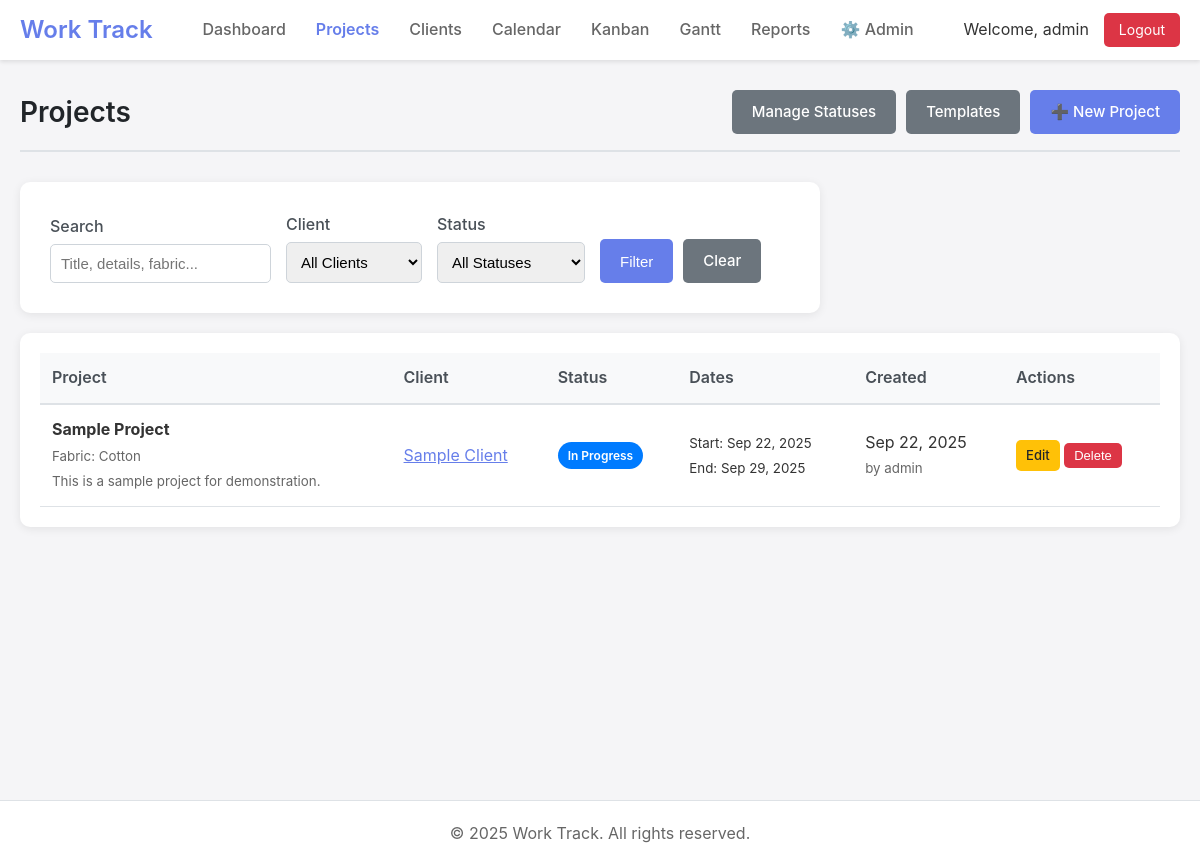
The page /projects.php (signed in) on the database as committed earlier.
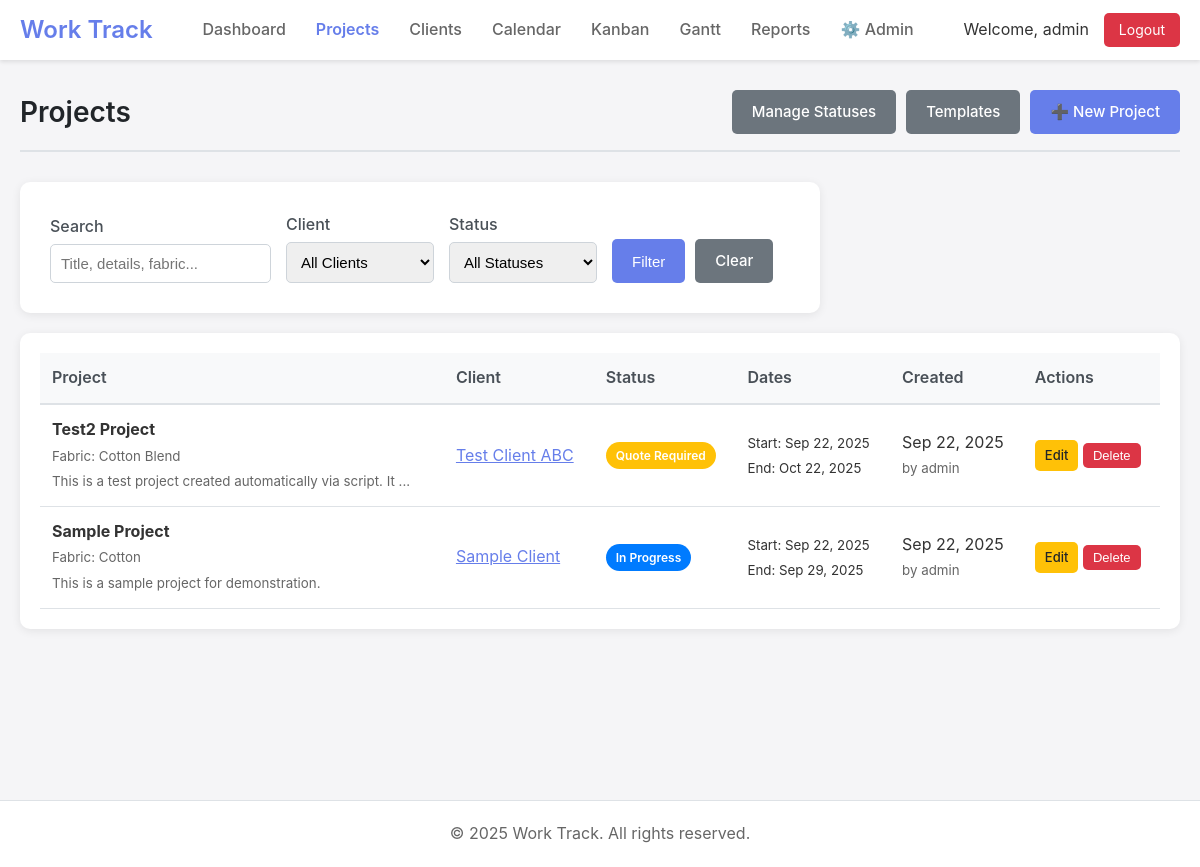
The same page on the database as committed later.
### tables this page shows
CREATE TABLE projects (
    id INTEGER PRIMARY KEY AUTOINCREMENT,
    title TEXT NOT NULL,
    details TEXT,
    client_id INTEGER REFERENCES clients(id),
    start_date DATE,
    completion_date DATE,
    status_id INTEGER REFERENCES project_statuses(id),
    created_date DATETIME DEFAULT CURRENT_TIMESTAMP,
    fabric TEXT,
    created_by INTEGER REFERENCES users(id),
    updated_by INTEGER REFERENCES users(id),
    updated_at DATETIME DEFAULT CURRENT_TIMESTAMP,
    template_id INTEGER REFERENCES project_templates(id)
);

CREATE TABLE clients (
    id INTEGER PRIMARY KEY AUTOINCREMENT,
    name TEXT NOT NULL,
    address TEXT,
    phone TEXT,
    email TEXT,
    remarks TEXT,
    created_at DATETIME DEFAULT CURRENT_TIMESTAMP,
    updated_at DATETIME DEFAULT CURRENT_TIMESTAMP,
    created_by INTEGER REFERENCES users(id),
    updated_by INTEGER REFERENCES users(id)
);

CREATE TABLE project_statuses (
    id INTEGER PRIMARY KEY AUTOINCREMENT,
    name TEXT NOT NULL,
    color TEXT DEFAULT '#007bff',
    sort_order INTEGER DEFAULT 0,
    is_active BOOLEAN DEFAULT 1
);

### includes/db.php (called while the page is built, shortened)
<?php
class Database {
    private static $instance = null;
    private $conn;
    private function __construct() {
        try {
            $this->conn = new PDO('sqlite:' . DB_PATH);
            $this->conn->setAttribute(PDO::ATTR_ERRMODE, PDO::ERRMODE_EXCEPTION);
            $this->conn->setAttribute(PDO::ATTR_DEFAULT_FETCH_MODE, PDO::FETCH_ASSOC);
            $this->conn->exec('PRAGMA foreign_keys = ON');
        } catch (PDOException $e) {
            die("Connection failed: " . $e->getMessage());
        }
    }
    public static function getInstance() {
        if (!self::$instance) {
            self::$instance = new Database();
        }
        return self::$instance;
    }
    public function query($sql, $params = []) {
        try {
            $stmt = $this->conn->prepare($sql);
            $stmt->execute($params);
            return $stmt;
        } catch (PDOException $e) {
            if (DEBUG_MODE) {
                throw $e;
            }
            error_log($e->getMessage());
            return false;
        }
    }
    public function fetchAll($sql, $params = []) {
        $stmt = $this->query($sql, $params);
        return $stmt ? $stmt->fetchAll() : [];
    }
}
?>

### includes/models/Project.php (called while the page is built, shortened)
<?php
require_once dirname(__DIR__) . '/db.php';
class Project {
    private $db;
    public function __construct() {
        $this->db = Database::getInstance();
    }
    public function getAll($filters = []) {
        $sql = "
            SELECT p.*,
                   c.name as client_name,
                   ps.name as status_name,
                   ps.color as status_color,
                   pt.name as template_name,
                   u1.username as created_by_name,
                   u2.username as updated_by_name
            FROM projects p
            LEFT JOIN clients c ON p.client_id = c.id
            LEFT JOIN project_statuses ps ON p.status_id = ps.id
            LEFT JOIN project_templates pt ON p.template_id = pt.id
            LEFT JOIN users u1 ON p.created_by = u1.id
            LEFT JOIN users u2 ON p.updated_by = u2.id
        ";
        $params = [];
        $conditions = [];
        $sql .= " ORDER BY p.created_date DESC";
        return $this->db->fetchAll($sql, $params);
    }
}

### projects.php (the view, shortened to what the changed rows need)
<?php
require_once 'includes/header.php';
require_once 'includes/models/Project.php';
$projectModel = new Project();
$clientModel = new Client();
$statusModel = new ProjectStatus();
$templateModel = new ProjectTemplate();
$filters = [
    'client_id' => $_GET['client'] ?? '',
    'status_id' => $_GET['status'] ?? '',
    'search' => $_GET['search'] ?? '',
    'date_from' => $_GET['date_from'] ?? '',
    'date_to' => $_GET['date_to'] ?? ''
];
$clients = $clientModel->getAll();
$statuses = $statusModel->getAll();
$templates = $templateModel->getAll();
$projects = $projectModel->getAll($filters);
$editProject = null;
$showForm = isset($_GET['action']) && $_GET['action'] === 'new' || $editProject;
?>
<div class="page-header">
    <h1 class="page-title">Projects</h1>
</div>
<?php if ($showForm): ?>
<div class="form-container">
    <h2><?php echo $editProject ? 'Edit Project' : 'New Project'; ?></h2>
    <form method="POST">
        <input type="hidden" name="action" value="<?php echo $editProject ? 'update' : 'create'; ?>">
        <?php if ($editProject): ?>
            <input type="hidden" name="id" value="<?php echo $editProject['id']; ?>">
        <?php endif; ?>
        <?php if (!$editProject): ?>
        <div class="form-group">
            <label for="template_id">Template (optional)</label>
            <select id="template_id" name="template_id" class="form-control" onchange="loadTemplate()">
                <option value="">-- Select Template --</option>
                <?php foreach ($templates as $template): ?>
                    <option value="<?php echo $template['id']; ?>" <?php echo $template['is_default'] ? 'selected' : ''; ?>>
                        <?php echo htmlspecialchars($template['name']); ?>
                        <?php echo $template['is_default'] ? ' (Default)' : ''; ?>
                    </option>
                <?php endforeach; ?>
            </select>
        </div>
        <?php endif; ?>
        <div class="form-group">
            <label for="title">Project Title *</label>
            <input type="text" id="title" name="title" class="form-control" value="<?php echo htmlspecialchars($editProject['title'] ?? ''); ?>" required>
        </div>
        <div class="form-group">
            <label for="client_id">Client</label>
            <div style="display: flex; gap: 10px; align-items: center;">
                <select id="client_id" name="client_id" class="form-control" style="flex: 1;">
                    <option value="">-- No Client --</option>
                    <?php foreach ($clients as $client): ?>
                        <option value="<?php echo $client['id']; ?>" <?php echo ($editProject['client_id'] ?? '') == $client['id'] ? 'selected' : ''; ?>>
                            <?php echo htmlspecialchars($client['name']); ?>
                        </option>
                    <?php endforeach; ?>
                </select>
                <button type="button" onclick="showQuickClientModal()" class="btn btn-secondary">➕ New</button>
            </div>
        </div>
        <div class="form-group">
            <label for="status_id">Status *</label>
            <select id="status_id" name="status_id" class="form-control" required>
                <?php foreach ($statuses as $status): ?>
                    <option value="<?php echo $status['id']; ?>" <?php echo ($editProject['status_id'] ?? '') == $status['id'] ? 'selected' : ''; ?>>
                        <?php echo htmlspecialchars($status['name']); ?>
                    </option>
                <?php endforeach; ?>
            </select>
        </div>
        <div class="form-group">
            <label for="start_date">Start Date</label>
            <input type="date" id="start_date" name="start_date" class="form-control" value="<?php echo $editProject['start_date'] ?? ''; ?>">
        </div>
        <div class="form-group">
            <label for="completion_date">Completion Date</label>
            <input type="date" id="completion_date" name="completion_date" class="form-control" value="<?php echo $editProject['completion_date'] ?? ''; ?>">
        </div>
        <div class="form-group">
            <label for="fabric">Fabric</label>
            <input type="text" id="fabric" name="fabric" class="form-control" value="<?php echo htmlspecialchars($editProject['fabric'] ?? ''); ?>" placeholder="e.g., Cotton, Polyester">
        </div>
        <div class="form-group">
            <label for="details">Project Details</label>
            <textarea id="details" name="details" class="form-control" rows="4"><?php echo htmlspecialchars($editProject['details'] ?? ''); ?></textarea>
        </div>
        <div style="display: flex; gap: 10px;">
            <button type="submit" class="btn btn-primary">Save Project</button>
            <a href="projects.php" class="btn btn-secondary">Cancel</a>
        </div>
    </form>
</div>
<script>
// Template data for loading
const templates = <?php echo json_encode($templates); ?>;
function loadTemplate() {
    const templateId = document.getElementById('template_id').value;
    if (!templateId) return;
    const template = templates.find(t => t.id == templateId);
    if (template) {
        if (template.default_title) document.getElementById('title').value = template.default_title;
        if (template.default_details) document.getElementById('details').value = template.default_details;
        if (template.default_fabric) document.getElementById('fabric').value = template.default_fabric;
    }
}
// Load default template on page load
document.addEventListener('DOMContentLoaded', function() {
    const templateSelect = document.getElementById('template_id');
    if (templateSelect && templateSelect.value) {
        loadTemplate();
    }
});
// Quick Client Creation
function showQuickClientModal() {
    document.getElementById('quick-client-modal').style.display = 'block';
}
function hideQuickClientModal() {
    document.getElementById('quick-client-modal').style.display = 'none';
    document.getElementById('quick-client-form').reset();
}
function createQuickClient(event) {
    event.preventDefault();
    const form = document.getElementById('quick-client-form');
    const formData = new FormData(form);
    fetch('/api/quick_client.php', {
        method: 'POST',
        body: formData
    })
    .then(response => response.json())
    .then(data => {
        if (data.success) {
            // Add the new client to the dropdown
            const select = document.getElementById('client_id');
            const option = document.createElement('option');
            option.value = data.client_id;
            option.text = data.client_name;
            option.selected = true;
            select.appendChild(option);
            hideQuickClientModal();
            WorkTrack.showNotification('Client created successfully!', 'success');
        } else {
            WorkTrack.showNotification(data.message || 'Failed to create client', 'danger');
        }
    })
    .catch(error => {
        WorkTrack.showNotification('Error creating client', 'danger');
    });
    return false;
}
</script>
<div id="quick-client-modal" class="modal" style="display: none;">
    <div class="modal-content">
        <div class="modal-header">
            <h3 class="modal-title">Quick Client Creation</h3>
            <span class="modal-close" onclick="hideQuickClientModal()">&times;</span>
        </div>
        <form id="quick-client-form" onsubmit="return createQuickClient(event)">
            <div class="form-group">
                <label for="quick_client_name">Client Name *</label>
                <input type="text" id="quick_client_name" name="name" class="form-control" required>
            </div>
            <div class="form-group">
                <label for="quick_client_email">Email</label>
                <input type="email" id="quick_client_email" name="email" class="form-control">
            </div>
            <div class="form-group">
                <label for="quick_client_phone">Phone</label>
                <input type="tel" id="quick_client_phone" name="phone" class="form-control">
            </div>
            <div style="display: flex; gap: 10px; justify-content: flex-end;">
                <button type="button" onclick="hideQuickClientModal()" class="btn btn-secondary">Cancel</button>
                <button type="submit" class="btn btn-primary">Create Client</button>
            </div>
        </form>
    </div>
</div>
<?php else: ?>
<div class="table-container">
    <table>
        <thead>
            <tr>
                <th>Project</th>
                <th>Client</th>
                <th>Status</th>
                <th>Dates</th>
                <th>Created</th>
                <th>Actions</th>
            </tr>
        </thead>
        <tbody>
            <?php foreach ($projects as $project): ?>
                <tr>
                    <td>
                        <strong><?php echo htmlspecialchars($project['title']); ?></strong>
                        <?php if ($project['fabric']): ?>
                            <br><small style="color: #666;">Fabric: <?php echo htmlspecialchars($project['fabric']); ?></small>
                        <?php endif; ?>
                        <?php if ($project['details']): ?>
                            <br><small style="color: #666;"><?php echo htmlspecialchars(substr($project['details'], 0, 60) . (strlen($project['details']) > 60 ? '...' : '')); ?></small>
                        <?php endif; ?>
                    </td>
                    <td>
                        <?php if ($project['client_name']): ?>
                            <a href="clients.php?edit=<?php echo $project['client_id']; ?>" style="color: #667eea;">
                                <?php echo htmlspecialchars($project['client_name']); ?>
                            </a>
                        <?php else: ?>
                            <span style="color: #999;">No client</span>
                        <?php endif; ?>
                    </td>
                    <td>
                        <span class="status-badge" style="background: <?php echo $project['status_color']; ?>; color: white;">
                            <?php echo htmlspecialchars($project['status_name']); ?>
                        </span>
                    </td>
                    <td>
                        <?php if ($project['start_date']): ?>
                            <small>Start: <?php echo date('M j, Y', strtotime($project['start_date'])); ?></small>
                        <?php endif; ?>
                        <?php if ($project['completion_date']): ?>
                            <br><small>End: <?php echo date('M j, Y', strtotime($project['completion_date'])); ?></small>
                        <?php endif; ?>
                    </td>
                    <td>
                        <?php echo date('M j, Y', strtotime($project['created_date'])); ?>
                        <br><small style="color: #666;">by <?php echo htmlspecialchars($project['created_by_name']); ?></small>
                    </td>
                    <td>
                        <a href="?edit=<?php echo $project['id']; ?>" class="btn btn-sm btn-warning">Edit</a>
                        <form method="POST" style="display: inline-block;" onsubmit="return confirm('Are you sure you want to delete this project?');">
                            <button type="submit" class="btn btn-sm btn-danger">Delete</button>
                        </form>
                    </td>
                </tr>
            <?php endforeach; ?>
        </tbody>
    </table>
</div>
<?php endif; ?>
<?php require_once 'includes/footer.php'; ?>

Rows that differ between the two databases and show on the page:
added projects: title "Test2 Project", fabric "Cotton Blend", details "This is a test project created automatically via script. It ...", client.name "Test Client ABC", status.name "Quote Required", start_date "Sep 22, 2025", completion_date "Oct 22, 2025", created_date "Sep 22, 2025", created_by_name "admin"
